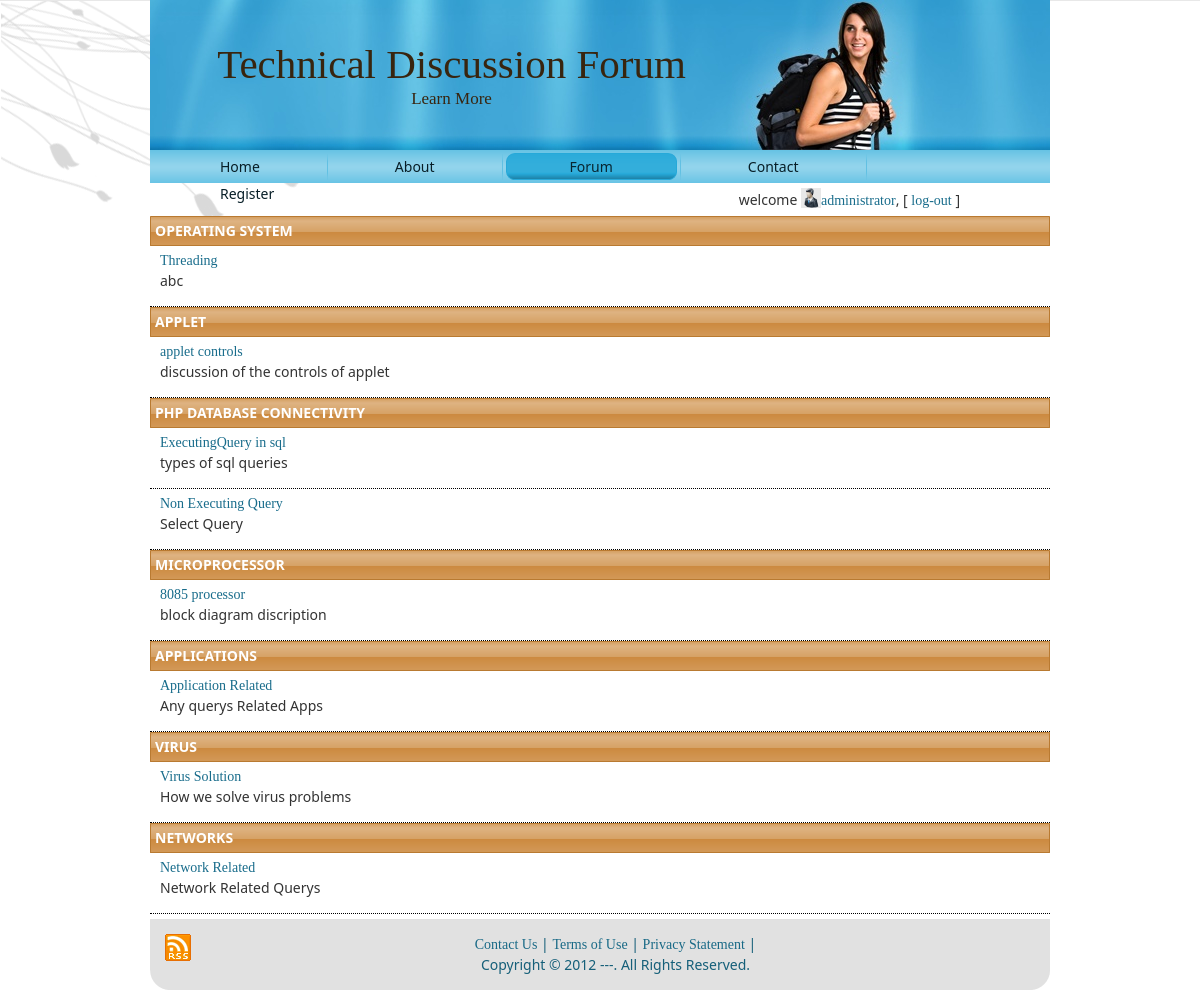
The page /forum.php (signed in) on the database its author committed.
### tables this page shows
CREATE TABLE `topic` (
  `topic_id` int(11) NOT NULL,
  `topic_name` varchar(50) NOT NULL,
  `topic_type` varchar(50) NOT NULL
);

CREATE TABLE `subtopic` (
  `subtopic_id` int(11) NOT NULL,
  `subtopic_name` varchar(50) NOT NULL,
  `subtopic_description` varchar(500) NOT NULL,
  `s_status` varchar(20) NOT NULL,
  `topic_id` int(11) NOT NULL
);

### utility.php (called while the page is built, shortened)
<?php
	function ExecuteQuery ($SQL)
	{
		$rows = mysql_query ($SQL) or die(mysql_error());
		return $rows;
	}
?>

### forum.php (the view, shortened to what this page needs)
<?php session_start();
 require("header.php");
 require("checkUser.php");
 ?>
<?php
	$topic = ExecuteQuery ("SELECT * FROM topic");
	while ($r1 = mysql_fetch_array($topic))
	{
			echo "<div class='heading'>$r1[topic_name]</div>";
			$stopic = ExecuteQuery ("SELECT * FROM subtopic WHERE topic_id=$r1[topic_id]");
			while ($r2 = mysql_fetch_array ($stopic) )
			{
				echo "<div class='box'>";
				echo "<div class='sub-heading'>
						<a href='questions.php?id=$r2[subtopic_id]'> $r2[subtopic_name]</a>
					</div>";
				echo "<p>$r2[subtopic_description]</p>";
				echo "</div>";
			}
	}
?>
<?php require("footer.php"); ?>

### res/style.css (style rules this page uses)
.heading { color:#ffffff; font-weight: bold; padding: 5px; line-height:20px; text-transform:uppercase; background-image: url('images/BlockHeader.png'); }
.sub-heading { color:#00F; }
.box { border-bottom: 1px dotted black; padding: 5px 10px 5px 10px; }
.sub-heading a { color:#00F; text-decoration: none; }
body { margin: 0 auto; padding: 0; background-color: #E8E8E8; }
body { font-family: Georgia, "Times New Roman", Times, Serif; font-size: 14px; color: #242424; }
a { font-family: Georgia, "Times New Roman", Times, Serif; text-decoration: none; color: #186C8B; }
a:link { font-family: Georgia, "Times New Roman", Times, Serif; text-decoration: none; color: #186C8B; }

### rows shown on the page
topic: topic_name "OPERATING SYSTEM"
subtopic: subtopic_name "Threading", subtopic_description "abc"
topic: topic_name "APPLET"
subtopic: subtopic_name "applet controls", subtopic_description "discussion of the controls of applet"
topic: topic_name "PHP DATABASE CONNECTIVITY"
subtopic: subtopic_name "ExecutingQuery in sql", subtopic_description "types of sql queries"
subtopic: subtopic_name "Non Executing Query", subtopic_description "Select Query"
topic: topic_name "MICROPROCESSOR"
subtopic: subtopic_name "8085 processor", subtopic_description "block diagram discription"
topic: topic_name "APPLICATIONS"
subtopic: subtopic_name "Application Related", subtopic_description "Any querys Related Apps"
topic: topic_name "VIRUS"
subtopic: subtopic_name "Virus Solution", subtopic_description "How we solve virus problems"
topic: topic_name "NETWORKS"
subtopic: subtopic_name "Network Related", subtopic_description "Network Related Querys"

### other values the page prints
$_SESSION["fn"] "administrator"
